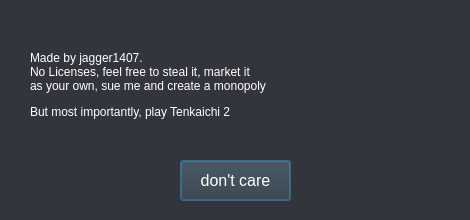
<?xml version="1.0" encoding="UTF-8"?>
<ui version="4.0">
 <class>AboutWindow</class>
 <widget class="QDialog" name="AboutWindow">
  <property name="geometry">
   <rect>
    <x>0</x>
    <y>0</y>
    <width>470</width>
    <height>220</height>
   </rect>
  </property>
  <property name="sizePolicy">
   <sizepolicy hsizetype="Ignored" vsizetype="Ignored">
    <horstretch>0</horstretch>
    <verstretch>0</verstretch>
   </sizepolicy>
  </property>
  <property name="minimumSize">
   <size>
    <width>470</width>
    <height>220</height>
   </size>
  </property>
  <property name="maximumSize">
   <size>
    <width>470</width>
    <height>220</height>
   </size>
  </property>
  <property name="windowTitle">
   <string>About Neo Studio</string>
  </property>
  <property name="styleSheet">
   <string notr="true">background-color: rgb(50, 54, 60); color: rgb(255, 255, 255);</string>
  </property>
  <widget class="QPushButton" name="pushButton">
   <property name="geometry">
    <rect>
     <x>180</x>
     <y>160</y>
     <width>111</width>
     <height>41</height>
    </rect>
   </property>
   <property name="font">
    <font>
     <pointsize>12</pointsize>
     <weight>50</weight>
     <bold>false</bold>
    </font>
   </property>
   <property name="text">
    <string>don't care</string>
   </property>
  </widget>
  <widget class="QLabel" name="label">
   <property name="geometry">
    <rect>
     <x>30</x>
     <y>20</y>
     <width>531</width>
     <height>131</height>
    </rect>
   </property>
   <property name="text">
    <string>&lt;html&gt;&lt;head/&gt;&lt;body&gt;&lt;p&gt;Made by jagger1407.&lt;br/&gt;No Licenses, feel free to steal it, market it &lt;br/&gt;as your own, sue me and create a monopoly&lt;/p&gt;&lt;p&gt;&lt;/p&gt;&lt;p&gt;But most importantly, play Tenkaichi 2&lt;/p&gt;&lt;/body&gt;&lt;/html&gt;</string>
   </property>
   <property name="textFormat">
    <enum>Qt::RichText</enum>
   </property>
  </widget>
  <widget class="QGraphicsView" name="graphicsView">
   <property name="enabled">
    <bool>false</bool>
   </property>
   <property name="geometry">
    <rect>
     <x>310</x>
     <y>20</y>
     <width>151</width>
     <height>151</height>
    </rect>
   </property>
   <property name="styleSheet">
    <string notr="true">background-color:rgb(50, 54, 60)</string>
   </property>
   <property name="frameShape">
    <enum>QFrame::NoFrame</enum>
   </property>
   <property name="frameShadow">
    <enum>QFrame::Sunken</enum>
   </property>
   <property name="lineWidth">
    <number>0</number>
   </property>
   <property name="backgroundBrush">
    <brush brushstyle="NoBrush">
     <color alpha="255">
      <red>42</red>
      <green>46</green>
      <blue>50</blue>
     </color>
    </brush>
   </property>
   <property name="foregroundBrush">
    <brush brushstyle="NoBrush">
     <color alpha="255">
      <red>42</red>
      <green>46</green>
      <blue>50</blue>
     </color>
    </brush>
   </property>
  </widget>
 </widget>
 <resources/>
 <connections>
  <connection>
   <sender>pushButton</sender>
   <signal>clicked()</signal>
   <receiver>AboutWindow</receiver>
   <slot>close()</slot>
   <hints>
    <hint type="sourcelabel">
     <x>245</x>
     <y>200</y>
    </hint>
    <hint type="destinationlabel">
     <x>235</x>
     <y>111</y>
    </hint>
   </hints>
  </connection>
 </connections>
</ui>
